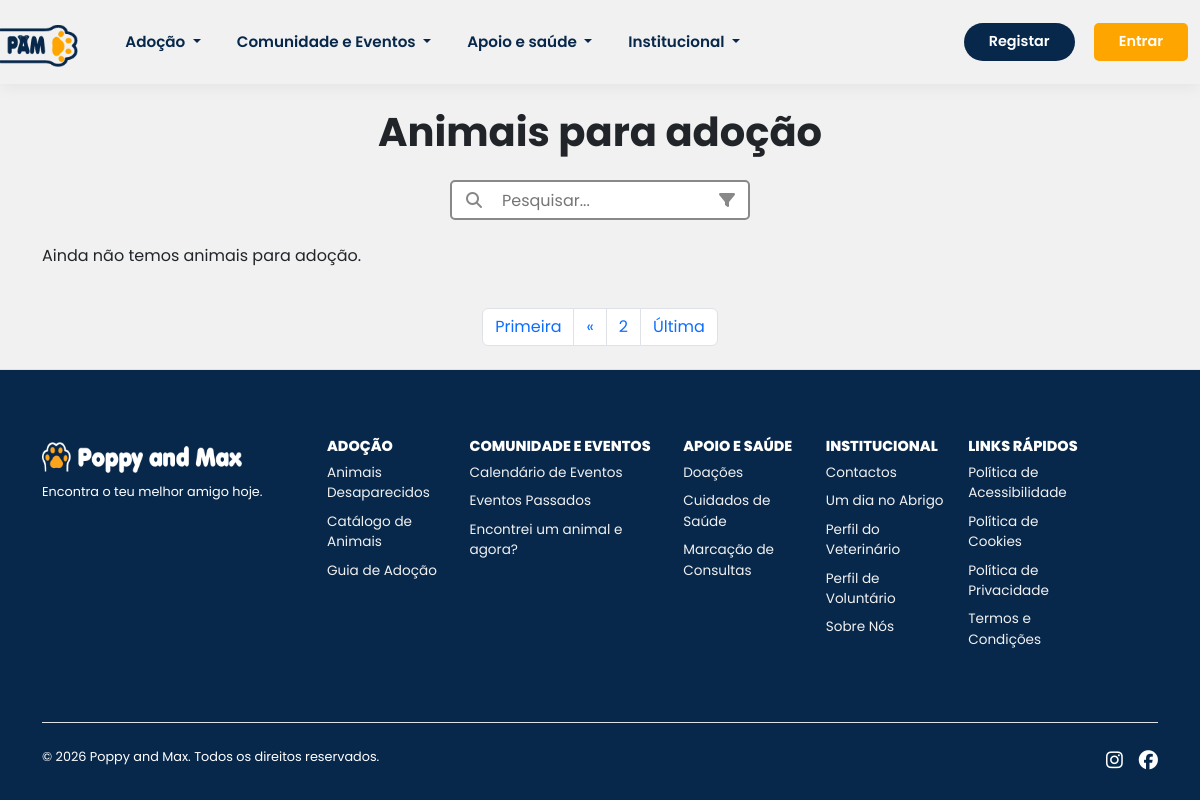
Page /animalCatalog?pagina=2 on the earlier database version.
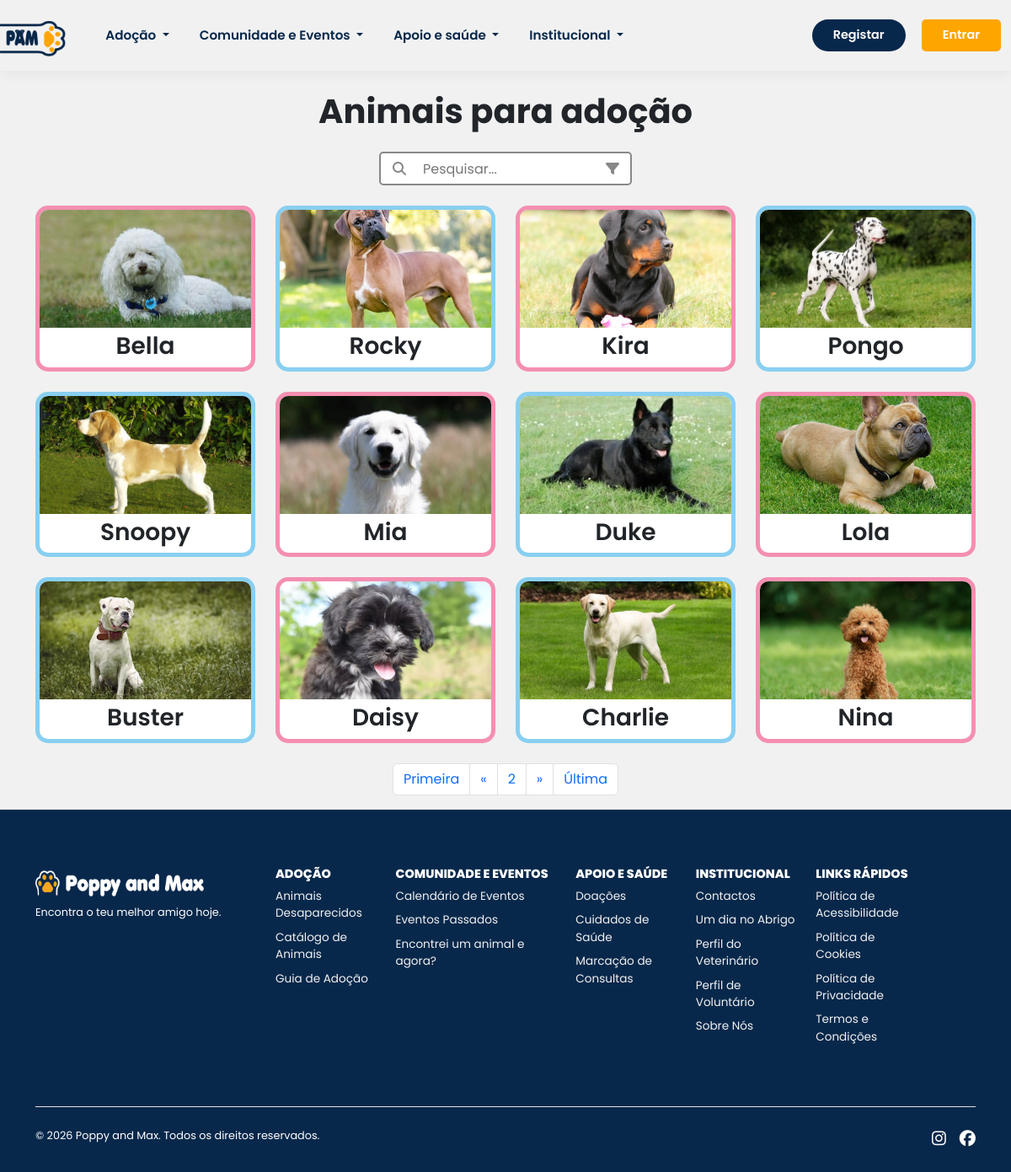
Same page on the later database version.
### tables this page shows
create table animals (
    id int auto_increment,
    name varchar(100) not null,
    specie_id int not null,
    breed_id int null,
    gender enum('Macho', 'Fêmea') not null,
    size enum('Pequeno', 'Médio', 'Grande'),
    image varchar(255),
    birth_date date,
    description text,
    status enum('Disponível', 'Adotado', 'Em processo') not null,
    created_at timestamp default current_timestamp,
    constraint pk_animals primary key (id),
    constraint fk_animals_breeds foreign key (breed_id) references breeds(id) ON DELETE NO ACTION,
    constraint fk_animals_species foreign key (specie_id) references species(id) ON DELETE NO ACTION
);

### components/rerun.php (called while the page is built, shortened)
<?php
	$rerun = $rerun ?? false;
	require $route.'.php';
	$rerun = true;

### components/helpers.php (called while the page is built, shortened)
<?php
function prepareQuery($conn, $query, $types, ...$params) {
        $stmt = $conn->prepare($query);
        $stmt->bind_param($types, ...$params);
        $stmt->execute();
        return $stmt;
}

### animalCatalog.php (the view, shortened to what this page needs)
<?php
    if(!$rerun):
            $metaTitle = 'Catálogo de Animais';
            $metaDescription = 'Animais disponíveis para adoção';
    else:
        $pagina=1;
        if(isset($_GET['pagina'])){
            $pagina= filter_input(INPUT_GET, "pagina", FILTER_VALIDATE_INT);
        }
        $limite=12;
        $inicio= ($pagina * $limite) - $limite;
        $registros= $conn->query("SELECT COUNT(*) as ult FROM animals WHERE status='Disponível' OR status='Em processo'")->fetch_assoc()['ult'];
        $paginas= ceil($registros / $limite);
        $group = prepareQuery($conn, "SELECT * FROM animals WHERE status='Disponível' OR status='Em processo' ORDER BY id ASC LIMIT ? OFFSET ?", 'ii', $limite, $inicio)->get_result();
?>
        <div class="container">
            <h1 class="text-center fw-bold mt-4 mb-4">Animais para adoção</h1>
        </div>
        <div class="container d-flex justify-content-center mb-4">
          <?php include('components/searchbar.php'); ?>
        </div>
        <div class="container mb-4">
            <div class="row g-4 justify-content-center">
                <?php
                    if ($group->num_rows > 0):
                        foreach ($group as $animal):
                ?>
                            <div class="col-12 col-md-6 col-lg-3 d-flex justify-content-center">
                                <a href="animalDetails?id=<?= $animal['id'] ?>" class="card-link ">
                                    <?php $cor= $animal['gender'] === 'Macho'?'#89CFF0' : '#F48FB1' ?>
                                    <div class="card" style="border-color: <?=$cor?>;">
                                        <div class="card-image">
                                            <?php
                                                $caminhoImagem=!empty($animal['image']) ? "assets/img/animals/". $animal['image'] : "assets/img/defaultAnimals.png";
                                            ?>
                                            <img class="photo img-fluid" src="<?= htmlspecialchars($caminhoImagem)?>" alt="Foto de <?= htmlspecialchars($animal['name']) ?> ">
                                        </div>
                                        <div class="card-info">
                                            <h3 class="fw-semibold"><?= htmlspecialchars($animal['name']) ?></h3>
                                        </div>
                                    </div>
                                </a>
                            </div>
                <?php
                        endforeach;
                    else:
                        echo "<p>Ainda não temos animais para adoção.</p>";
                    endif;
                ?>
            </div>
        </div>
        <?php include('components/pagination.php'); ?>
<?php
    endif;

### components/pagination.php
<div class="d-flex justify-content-center">
            <nav aria-label="Page navigation example">
                <ul class="pagination">
                    <li class="page-item"><a class="page-link" href="?pagina=1">Primeira</a></li>
                    <?php if($pagina>1):?>
                    <li class="page-item"><a class="page-link" href="?pagina=<?= $pagina-1 ?>">&laquo;</a></li>
                    <?php endif; ?>
                    <li class="page-item"><a class="page-link" href=""><?= $pagina?></a></li>
                    <?php if($pagina<$paginas):?>
                    <li class="page-item"><a class="page-link" href="?pagina=<?= $pagina+1 ?>">&raquo;</a></li>
                    <?php endif; ?>
                    <li class="page-item"><a class="page-link" href="?pagina=<?= $paginas ?>">Última</a></li>
                </ul>
            </nav>
        </div>

Differences in the rows shown:
added animals: image (picture), name "Bella", gender "Fêmea" (drawn)
added animals: image (picture), name "Rocky", gender "Macho" (drawn)
added animals: image (picture), name "Kira", gender "Fêmea" (drawn)
added animals: image (picture), name "Pongo", gender "Macho" (drawn)
added animals: image (picture), name "Snoopy", gender "Macho" (drawn)
added animals: image (picture), name "Mia", gender "Fêmea" (drawn)
added animals: image (picture), name "Duke", gender "Macho" (drawn)
added animals: image (picture), name "Lola", gender "Fêmea" (drawn)
added animals: image (picture), name "Buster", gender "Macho" (drawn)
added animals: image (picture), name "Daisy", gender "Fêmea" (drawn)
added animals: image (picture), name "Charlie", gender "Macho" (drawn)
added animals: image (picture), name "Nina", gender "Fêmea" (drawn)
Other differences:
text no longer shown: "Ainda não temos animais para adoção."
